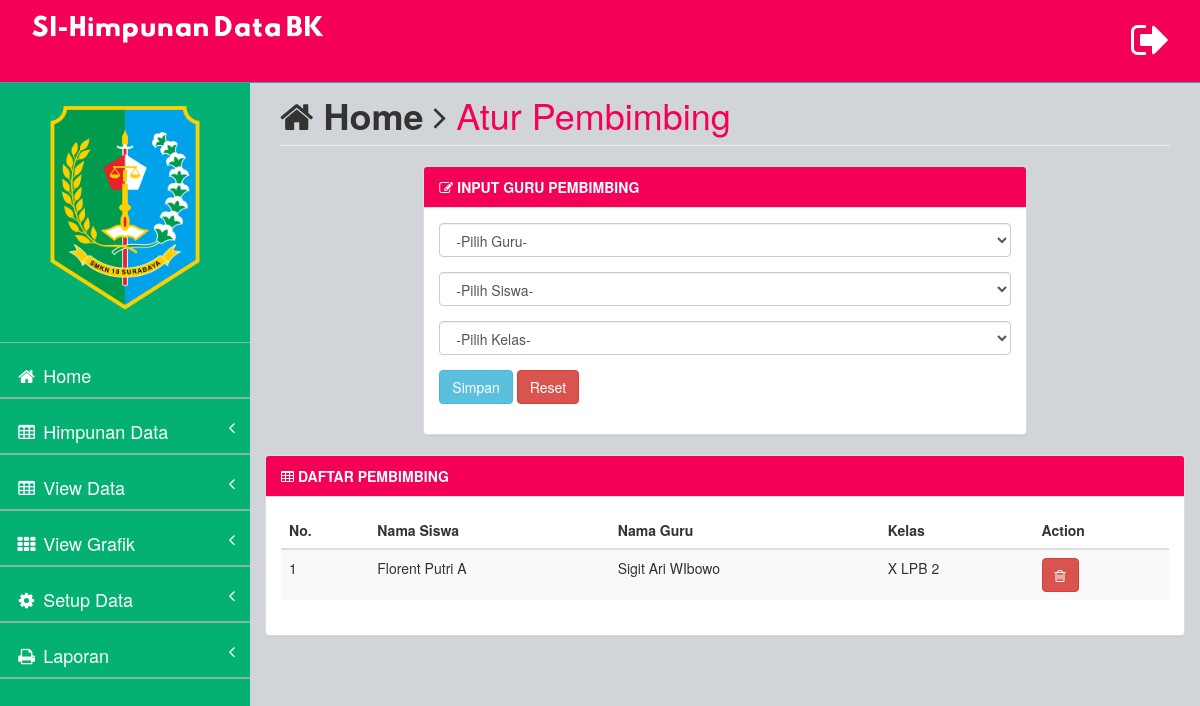
Page /_admin?page=guru (signed in) on the committed database.
### tables this page shows
CREATE TABLE `setup_pembimbing` (
  `id_pemb` int(11) NOT NULL,
  `nama_siswa` varchar(60) NOT NULL,
  `nama_guru` varchar(60) NOT NULL,
  `kelas` varchar(60) NOT NULL
);

### page/gr_pembimbing.php (the view, shortened to what this page needs)
<div class="row">
                <div class="col-lg-12">
                    <h1 class="page-header"><i class="fa fa-home"></i> <b>Home</b> <i class="fa fa-angle-right"></i> <font color="#f50057">Atur Pembimbing</font></h1>
                </div>
<div class="row">
  <div class="col-xs-12 col-md-2"></div>
  <div class="col-xs-12 col-md-8">
    <div class="panel panel-default">
<div class="panel-heading" style="background-color: #f50057; color:white;">
    <b><i class="fa fa-edit"></i> INPUT GURU PEMBIMBING</b>
</div>
<div class="panel-body">
<form role="form" action="" method="post">
<div class="form-group">
<select class="form-control show-tick" name="nama_guru" data-live-search="true">
<option> -Pilih Guru-</option>
</select>
</div>
<div class="form-group">
<select class="form-control show-tick" name="nama_siswa" data-live-search="true">
<option>-Pilih Siswa-</option>
</select>
</div>
<div class="form-group">
<select class="form-control show-tick" name="nama_kelas" data-live-search="true">
    <option>-Pilih Kelas-</option>
</select>
</div>
    <div class="form-group">
        <input type="submit" name="simpan" value="Simpan" class="btn btn-info">
        <input type="reset" value="Reset" class="btn btn-danger">
    </div>
</form>
</div>
</div>
  </div>
  <div class="col-xs-12 col-md-2"></div>
</div>
<div class="row">
                <div class="col-lg-12">
                    <div class="panel panel-default">
                        <div class="panel-heading" style="background-color: #f50057; color:white;">
                            <b> <i class="fa fa-table"></i> DAFTAR PEMBIMBING</b>
                        </div>
                        <div class="panel-body">
                            <div class="table-responsive">
                                <table class="table table-striped">
                                    <thead>
                                        <tr>
                                            <th>No.</th>
                                            <th>Nama Siswa</th>
                                            <th>Nama Guru</th>
                                            <th>Kelas</th>
                                            <th>Action</th>
                                        </tr>
                                    </thead>
                                    <tbody>
                                            <?php
                                        include '../koneksi/-koneksi.php';
                                        $sql = mysqli_query($mysqli,"select * from setup_pembimbing") or die (mysqli_error($mysqli));
                                        $no=1;
                                        while ($data = mysqli_fetch_array($sql)){
                                        ?>
                                        <tr>
                                            <td><?php echo $no++; ?></td>
                                            <td><?php echo $data['nama_guru']; ?></td>
                                            <td><?php echo $data['nama_siswa']; ?></td>
                                            <td><?php echo $data['kelas']; ?></td>
                                            <td>
                                                <a onclick="return confirm('Yakin ingin hapus data ini ??')" href="?page=guru&action=delpem&kdgr=<?php echo $data['id_pemb']; ?>">
                                                <button type="" class="btn btn-danger"><i class="fa fa-trash-o"></i></button></a>
                                            </td>
                                        </tr>
                                        <?php } ?>
                                    </tbody>
                                </table>
                            </div>
                        </div>
                    </div>
                </div>

### assets/css/style.css (style rules this page uses)
body { background-color: #f8f8f8; }

### rows in the picture
setup_pembimbing: nama_guru "Florent Putri A", nama_siswa "Sigit Ari WIbowo", kelas "X LPB 2"
